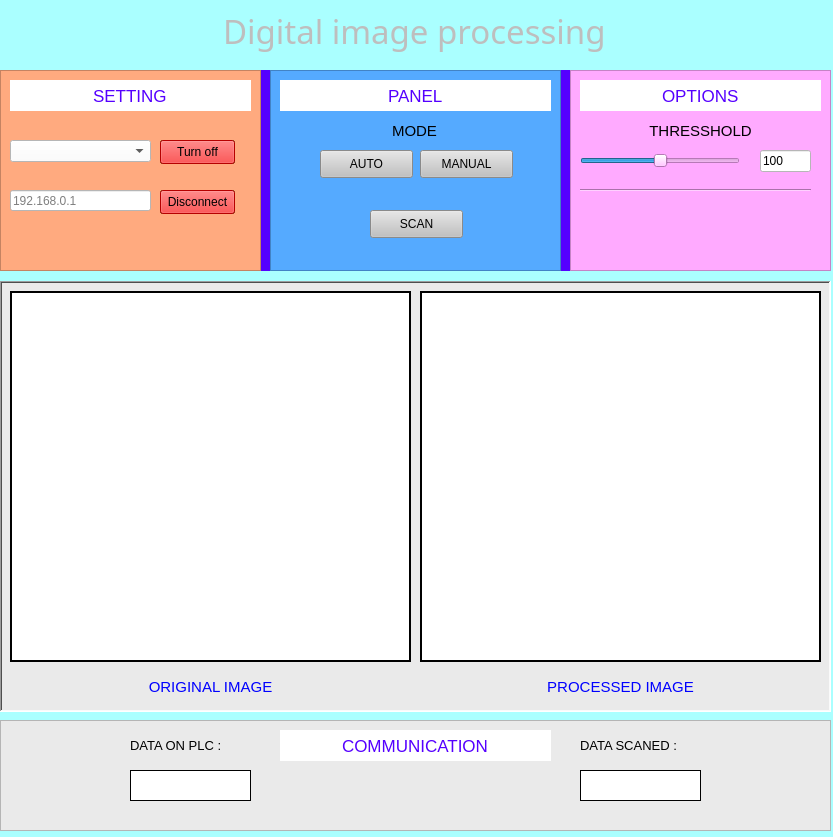
<?xml version="1.0" encoding="UTF-8"?>
<ui version="4.0">
 <class>MainWindow</class>
 <widget class="QMainWindow" name="MainWindow">
  <property name="enabled">
   <bool>true</bool>
  </property>
  <property name="geometry">
   <rect>
    <x>0</x>
    <y>0</y>
    <width>833</width>
    <height>837</height>
   </rect>
  </property>
  <property name="mouseTracking">
   <bool>false</bool>
  </property>
  <property name="windowTitle">
   <string>MainWindow</string>
  </property>
  <property name="autoFillBackground">
   <bool>false</bool>
  </property>
  <property name="styleSheet">
   <string notr="true">background-color: rgb(170, 255, 255);</string>
  </property>
  <widget class="QWidget" name="centralwidget">
   <widget class="QLineEdit" name="lineEdit">
    <property name="enabled">
     <bool>false</bool>
    </property>
    <property name="geometry">
     <rect>
      <x>0</x>
      <y>0</y>
      <width>831</width>
      <height>61</height>
     </rect>
    </property>
    <property name="font">
     <font>
      <family>Segoe Print</family>
      <pointsize>25</pointsize>
     </font>
    </property>
    <property name="cursor">
     <cursorShape>ArrowCursor</cursorShape>
    </property>
    <property name="styleSheet">
     <string notr="true"/>
    </property>
    <property name="text">
     <string>Digital image processing</string>
    </property>
    <property name="frame">
     <bool>false</bool>
    </property>
    <property name="alignment">
     <set>Qt::AlignCenter</set>
    </property>
   </widget>
   <widget class="QFrame" name="frame">
    <property name="geometry">
     <rect>
      <x>0</x>
      <y>70</y>
      <width>831</width>
      <height>201</height>
     </rect>
    </property>
    <property name="statusTip">
     <string/>
    </property>
    <property name="accessibleName">
     <string/>
    </property>
    <property name="autoFillBackground">
     <bool>false</bool>
    </property>
    <property name="styleSheet">
     <string notr="true">background-color: rgb(85, 0, 255);</string>
    </property>
    <property name="inputMethodHints">
     <set>Qt::ImhNone</set>
    </property>
    <property name="frameShape">
     <enum>QFrame::NoFrame</enum>
    </property>
    <property name="frameShadow">
     <enum>QFrame::Sunken</enum>
    </property>
    <widget class="QFrame" name="frame_2">
     <property name="geometry">
      <rect>
       <x>0</x>
       <y>0</y>
       <width>261</width>
       <height>201</height>
      </rect>
     </property>
     <property name="styleSheet">
      <string notr="true">background-color:rgb(255, 170, 127)
</string>
     </property>
     <property name="frameShape">
      <enum>QFrame::StyledPanel</enum>
     </property>
     <property name="frameShadow">
      <enum>QFrame::Sunken</enum>
     </property>
     <property name="lineWidth">
      <number>2</number>
     </property>
     <property name="midLineWidth">
      <number>0</number>
     </property>
     <widget class="QLineEdit" name="lineEdit_4">
      <property name="enabled">
       <bool>false</bool>
      </property>
      <property name="geometry">
       <rect>
        <x>10</x>
        <y>10</y>
        <width>241</width>
        <height>31</height>
       </rect>
      </property>
      <property name="font">
       <font>
        <family>Arial</family>
        <pointsize>13</pointsize>
       </font>
      </property>
      <property name="cursor">
       <cursorShape>ArrowCursor</cursorShape>
      </property>
      <property name="styleSheet">
       <string notr="true">background-color: rgb(255, 255, 255);

color: rgb(85, 0, 255)</string>
      </property>
      <property name="text">
       <string>SETTING</string>
      </property>
      <property name="frame">
       <bool>false</bool>
      </property>
      <property name="alignment">
       <set>Qt::AlignCenter</set>
      </property>
     </widget>
     <widget class="QLineEdit" name="ip_plc">
      <property name="geometry">
       <rect>
        <x>10</x>
        <y>120</y>
        <width>141</width>
        <height>21</height>
       </rect>
      </property>
      <property name="styleSheet">
       <string notr="true">background-color: rgb(255, 255, 255)</string>
      </property>
      <property name="text">
       <string/>
      </property>
      <property name="placeholderText">
       <string>192.168.0.1</string>
      </property>
     </widget>
     <widget class="QPushButton" name="bt_on">
      <property name="geometry">
       <rect>
        <x>160</x>
        <y>70</y>
        <width>75</width>
        <height>24</height>
       </rect>
      </property>
      <property name="styleSheet">
       <string notr="true">background-color:green</string>
      </property>
      <property name="text">
       <string>Turn on</string>
      </property>
     </widget>
     <widget class="QPushButton" name="bt_connect">
      <property name="geometry">
       <rect>
        <x>160</x>
        <y>120</y>
        <width>75</width>
        <height>24</height>
       </rect>
      </property>
      <property name="styleSheet">
       <string notr="true">background-color:green</string>
      </property>
      <property name="text">
       <string>Connect</string>
      </property>
     </widget>
     <widget class="QPushButton" name="bt_off">
      <property name="geometry">
       <rect>
        <x>160</x>
        <y>70</y>
        <width>75</width>
        <height>24</height>
       </rect>
      </property>
      <property name="styleSheet">
       <string notr="true">background-color:red
</string>
      </property>
      <property name="text">
       <string>Turn off</string>
      </property>
     </widget>
     <widget class="QComboBox" name="camera">
      <property name="geometry">
       <rect>
        <x>10</x>
        <y>70</y>
        <width>141</width>
        <height>22</height>
       </rect>
      </property>
      <property name="styleSheet">
       <string notr="true">background-color:rgb(255, 255, 255)</string>
      </property>
     </widget>
     <widget class="QPushButton" name="bt_disconnect">
      <property name="geometry">
       <rect>
        <x>160</x>
        <y>120</y>
        <width>75</width>
        <height>24</height>
       </rect>
      </property>
      <property name="styleSheet">
       <string notr="true">background-color:red</string>
      </property>
      <property name="text">
       <string>Disconnect</string>
      </property>
     </widget>
    </widget>
    <widget class="QFrame" name="frame_5">
     <property name="geometry">
      <rect>
       <x>570</x>
       <y>0</y>
       <width>261</width>
       <height>201</height>
      </rect>
     </property>
     <property name="styleSheet">
      <string notr="true">background-color: rgb(255, 170, 255)</string>
     </property>
     <property name="frameShape">
      <enum>QFrame::StyledPanel</enum>
     </property>
     <property name="frameShadow">
      <enum>QFrame::Sunken</enum>
     </property>
     <property name="lineWidth">
      <number>2</number>
     </property>
     <widget class="QSlider" name="slider_threshold">
      <property name="geometry">
       <rect>
        <x>10</x>
        <y>80</y>
        <width>160</width>
        <height>22</height>
       </rect>
      </property>
      <property name="maximum">
       <number>200</number>
      </property>
      <property name="value">
       <number>100</number>
      </property>
      <property name="orientation">
       <enum>Qt::Horizontal</enum>
      </property>
     </widget>
     <widget class="QLineEdit" name="value_threshold">
      <property name="geometry">
       <rect>
        <x>190</x>
        <y>80</y>
        <width>51</width>
        <height>22</height>
       </rect>
      </property>
      <property name="styleSheet">
       <string notr="true">background-color: rgb(255, 255, 255);</string>
      </property>
      <property name="text">
       <string>100</string>
      </property>
     </widget>
     <widget class="Line" name="line">
      <property name="geometry">
       <rect>
        <x>10</x>
        <y>110</y>
        <width>231</width>
        <height>20</height>
       </rect>
      </property>
      <property name="orientation">
       <enum>Qt::Horizontal</enum>
      </property>
     </widget>
     <widget class="QLineEdit" name="lineEdit_7">
      <property name="enabled">
       <bool>false</bool>
      </property>
      <property name="geometry">
       <rect>
        <x>10</x>
        <y>10</y>
        <width>241</width>
        <height>31</height>
       </rect>
      </property>
      <property name="font">
       <font>
        <family>Arial</family>
        <pointsize>13</pointsize>
       </font>
      </property>
      <property name="cursor">
       <cursorShape>ArrowCursor</cursorShape>
      </property>
      <property name="styleSheet">
       <string notr="true">background-color: rgb(255, 255, 255);

color: rgb(85, 0, 255)</string>
      </property>
      <property name="text">
       <string>OPTIONS</string>
      </property>
      <property name="frame">
       <bool>false</bool>
      </property>
      <property name="alignment">
       <set>Qt::AlignCenter</set>
      </property>
     </widget>
     <widget class="QLabel" name="label_2">
      <property name="geometry">
       <rect>
        <x>70</x>
        <y>50</y>
        <width>121</width>
        <height>22</height>
       </rect>
      </property>
      <property name="font">
       <font>
        <pointsize>11</pointsize>
       </font>
      </property>
      <property name="text">
       <string>THRESSHOLD</string>
      </property>
      <property name="alignment">
       <set>Qt::AlignCenter</set>
      </property>
     </widget>
    </widget>
    <widget class="QFrame" name="frame_3">
     <property name="enabled">
      <bool>true</bool>
     </property>
     <property name="geometry">
      <rect>
       <x>270</x>
       <y>0</y>
       <width>291</width>
       <height>201</height>
      </rect>
     </property>
     <property name="toolTip">
      <string/>
     </property>
     <property name="styleSheet">
      <string notr="true">background-color: rgb(85, 170, 255)</string>
     </property>
     <property name="frameShape">
      <enum>QFrame::StyledPanel</enum>
     </property>
     <property name="frameShadow">
      <enum>QFrame::Sunken</enum>
     </property>
     <property name="lineWidth">
      <number>2</number>
     </property>
     <widget class="QPushButton" name="bt_scan">
      <property name="geometry">
       <rect>
        <x>100</x>
        <y>140</y>
        <width>93</width>
        <height>28</height>
       </rect>
      </property>
      <property name="autoFillBackground">
       <bool>false</bool>
      </property>
      <property name="styleSheet">
       <string notr="true">background-color:#c1c1c1
</string>
      </property>
      <property name="text">
       <string>SCAN</string>
      </property>
     </widget>
     <widget class="QLineEdit" name="lineEdit_6">
      <property name="enabled">
       <bool>false</bool>
      </property>
      <property name="geometry">
       <rect>
        <x>10</x>
        <y>10</y>
        <width>271</width>
        <height>31</height>
       </rect>
      </property>
      <property name="font">
       <font>
        <family>Arial</family>
        <pointsize>13</pointsize>
       </font>
      </property>
      <property name="cursor">
       <cursorShape>ArrowCursor</cursorShape>
      </property>
      <property name="styleSheet">
       <string notr="true">background-color: rgb(255, 255, 255);

color: rgb(85, 0, 255)</string>
      </property>
      <property name="text">
       <string>PANEL</string>
      </property>
      <property name="frame">
       <bool>false</bool>
      </property>
      <property name="alignment">
       <set>Qt::AlignCenter</set>
      </property>
     </widget>
     <widget class="QLabel" name="label">
      <property name="geometry">
       <rect>
        <x>120</x>
        <y>50</y>
        <width>49</width>
        <height>22</height>
       </rect>
      </property>
      <property name="font">
       <font>
        <pointsize>11</pointsize>
       </font>
      </property>
      <property name="text">
       <string>MODE</string>
      </property>
      <property name="alignment">
       <set>Qt::AlignCenter</set>
      </property>
     </widget>
     <widget class="QPushButton" name="sw_auto">
      <property name="geometry">
       <rect>
        <x>50</x>
        <y>80</y>
        <width>93</width>
        <height>28</height>
       </rect>
      </property>
      <property name="autoFillBackground">
       <bool>false</bool>
      </property>
      <property name="styleSheet">
       <string notr="true">background-color:#c1c1c1
</string>
      </property>
      <property name="text">
       <string>AUTO</string>
      </property>
     </widget>
     <widget class="QPushButton" name="sw_manual">
      <property name="geometry">
       <rect>
        <x>150</x>
        <y>80</y>
        <width>93</width>
        <height>28</height>
       </rect>
      </property>
      <property name="autoFillBackground">
       <bool>false</bool>
      </property>
      <property name="styleSheet">
       <string notr="true">background-color:#c1c1c1
</string>
      </property>
      <property name="text">
       <string>MANUAL</string>
      </property>
     </widget>
    </widget>
   </widget>
   <widget class="QFrame" name="frame_9">
    <property name="geometry">
     <rect>
      <x>0</x>
      <y>281</y>
      <width>831</width>
      <height>431</height>
     </rect>
    </property>
    <property name="styleSheet">
     <string notr="true">background-color:  rgb(234, 234, 234);</string>
    </property>
    <property name="frameShape">
     <enum>QFrame::WinPanel</enum>
    </property>
    <property name="frameShadow">
     <enum>QFrame::Sunken</enum>
    </property>
    <property name="lineWidth">
     <number>2</number>
    </property>
    <widget class="QLabel" name="lb_origin">
     <property name="geometry">
      <rect>
       <x>10</x>
       <y>10</y>
       <width>401</width>
       <height>371</height>
      </rect>
     </property>
     <property name="autoFillBackground">
      <bool>false</bool>
     </property>
     <property name="styleSheet">
      <string notr="true">background-color:rgb(255, 255, 255)</string>
     </property>
     <property name="frameShape">
      <enum>QFrame::WinPanel</enum>
     </property>
     <property name="text">
      <string/>
     </property>
     <property name="alignment">
      <set>Qt::AlignCenter</set>
     </property>
    </widget>
    <widget class="QLabel" name="lb_xla">
     <property name="geometry">
      <rect>
       <x>420</x>
       <y>10</y>
       <width>401</width>
       <height>371</height>
      </rect>
     </property>
     <property name="styleSheet">
      <string notr="true">background-color:rgb(255, 255, 255)</string>
     </property>
     <property name="frameShape">
      <enum>QFrame::WinPanel</enum>
     </property>
     <property name="text">
      <string/>
     </property>
     <property name="alignment">
      <set>Qt::AlignCenter</set>
     </property>
    </widget>
    <widget class="QLabel" name="curent_data_2">
     <property name="geometry">
      <rect>
       <x>10</x>
       <y>390</y>
       <width>401</width>
       <height>31</height>
      </rect>
     </property>
     <property name="font">
      <font>
       <pointsize>11</pointsize>
      </font>
     </property>
     <property name="styleSheet">
      <string notr="true">color: rgb(0, 0, 255);</string>
     </property>
     <property name="text">
      <string>ORIGINAL IMAGE</string>
     </property>
     <property name="alignment">
      <set>Qt::AlignCenter</set>
     </property>
    </widget>
    <widget class="QLabel" name="curent_data_3">
     <property name="geometry">
      <rect>
       <x>420</x>
       <y>390</y>
       <width>401</width>
       <height>31</height>
      </rect>
     </property>
     <property name="font">
      <font>
       <pointsize>11</pointsize>
      </font>
     </property>
     <property name="styleSheet">
      <string notr="true">color: rgb(0, 0, 255);</string>
     </property>
     <property name="text">
      <string>PROCESSED IMAGE</string>
     </property>
     <property name="alignment">
      <set>Qt::AlignCenter</set>
     </property>
    </widget>
   </widget>
   <widget class="QFrame" name="communication">
    <property name="geometry">
     <rect>
      <x>0</x>
      <y>720</y>
      <width>831</width>
      <height>111</height>
     </rect>
    </property>
    <property name="styleSheet">
     <string notr="true">background-color:  rgb(234, 234, 234);</string>
    </property>
    <property name="frameShape">
     <enum>QFrame::StyledPanel</enum>
    </property>
    <property name="frameShadow">
     <enum>QFrame::Raised</enum>
    </property>
    <widget class="QLineEdit" name="lineEdit_8">
     <property name="enabled">
      <bool>false</bool>
     </property>
     <property name="geometry">
      <rect>
       <x>280</x>
       <y>10</y>
       <width>271</width>
       <height>31</height>
      </rect>
     </property>
     <property name="font">
      <font>
       <family>Arial</family>
       <pointsize>13</pointsize>
      </font>
     </property>
     <property name="cursor">
      <cursorShape>ArrowCursor</cursorShape>
     </property>
     <property name="styleSheet">
      <string notr="true">background-color: rgb(255, 255, 255);

color: rgb(85, 0, 255)</string>
     </property>
     <property name="text">
      <string>COMMUNICATION</string>
     </property>
     <property name="frame">
      <bool>false</bool>
     </property>
     <property name="alignment">
      <set>Qt::AlignCenter</set>
     </property>
    </widget>
    <widget class="QLabel" name="label_3">
     <property name="geometry">
      <rect>
       <x>130</x>
       <y>10</y>
       <width>121</width>
       <height>31</height>
      </rect>
     </property>
     <property name="font">
      <font>
       <pointsize>10</pointsize>
      </font>
     </property>
     <property name="text">
      <string>DATA ON PLC :</string>
     </property>
    </widget>
    <widget class="QLabel" name="label_4">
     <property name="geometry">
      <rect>
       <x>130</x>
       <y>50</y>
       <width>121</width>
       <height>31</height>
      </rect>
     </property>
     <property name="font">
      <font>
       <pointsize>10</pointsize>
      </font>
     </property>
     <property name="styleSheet">
      <string notr="true">background-color: rgb(255, 255, 255);</string>
     </property>
     <property name="frameShape">
      <enum>QFrame::Box</enum>
     </property>
     <property name="text">
      <string/>
     </property>
     <property name="textFormat">
      <enum>Qt::PlainText</enum>
     </property>
     <property name="scaledContents">
      <bool>false</bool>
     </property>
     <property name="wordWrap">
      <bool>false</bool>
     </property>
     <property name="openExternalLinks">
      <bool>false</bool>
     </property>
    </widget>
    <widget class="QLabel" name="label_5">
     <property name="geometry">
      <rect>
       <x>580</x>
       <y>50</y>
       <width>121</width>
       <height>31</height>
      </rect>
     </property>
     <property name="font">
      <font>
       <pointsize>10</pointsize>
      </font>
     </property>
     <property name="styleSheet">
      <string notr="true">background-color: rgb(255, 255, 255);</string>
     </property>
     <property name="frameShape">
      <enum>QFrame::Box</enum>
     </property>
     <property name="text">
      <string/>
     </property>
     <property name="textFormat">
      <enum>Qt::PlainText</enum>
     </property>
     <property name="scaledContents">
      <bool>false</bool>
     </property>
     <property name="wordWrap">
      <bool>false</bool>
     </property>
     <property name="openExternalLinks">
      <bool>false</bool>
     </property>
    </widget>
    <widget class="QLabel" name="label_6">
     <property name="geometry">
      <rect>
       <x>580</x>
       <y>10</y>
       <width>121</width>
       <height>31</height>
      </rect>
     </property>
     <property name="font">
      <font>
       <pointsize>10</pointsize>
      </font>
     </property>
     <property name="text">
      <string>DATA SCANED :</string>
     </property>
    </widget>
   </widget>
  </widget>
 </widget>
 <resources/>
 <connections/>
</ui>
